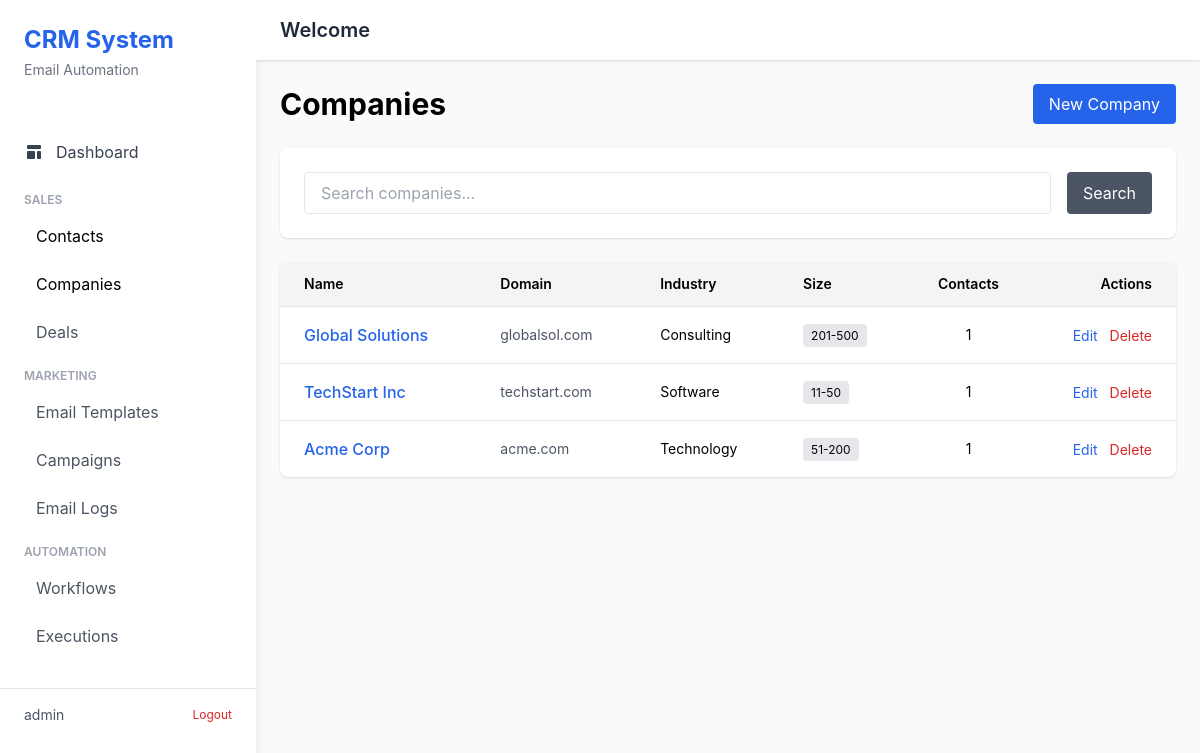
/contacts/companies/ (signed in), run on the app's committed database.
### contacts/models.py (models this page shows, shortened)
class Company(models.Model):
    name = models.CharField(max_length=255)
    domain = models.CharField(max_length=255, blank=True, null=True, unique=True)
    industry = models.CharField(max_length=100, blank=True, null=True)
    size_choices = [
        ('1-10', '1-10'),
        ('11-50', '11-50'),
        ('51-200', '51-200'),
        ('201-500', '201-500'),
        ('501-1000', '501-1000'),
        ('1000+', '1000+'),
    ]
    size = models.CharField(max_length=20, choices=size_choices, blank=True, null=True)
    created_at = models.DateTimeField(auto_now_add=True)
    updated_at = models.DateTimeField(auto_now=True)
    class Meta:
        verbose_name_plural = "Companies"
        ordering = ['-created_at']

### contacts/views.py (the view)
# urls.py: path('companies/', views.CompanyListView.as_view(), name='company_list'),
class CompanyListView(LoginRequiredMixin, ListView):
    model = Company
    template_name = 'contacts/company_list.html'
    context_object_name = 'companies'
    paginate_by = 20
    def get_queryset(self):
        from django.db.models import Count
        queryset = Company.objects.annotate(contact_count=Count('contacts'))
        search = self.request.GET.get('search', '')
        if search:
            queryset = queryset.filter(
                Q(name__icontains=search) |
                Q(domain__icontains=search)
            )
        return queryset.order_by('-created_at')

### templates/contacts/company_list.html (shortened to what this page needs)
{% extends "base.html" %}
{% load static %}
{% block content %}
<div class="space-y-6">
    <div class="flex justify-between items-center">
        <h1 class="text-3xl font-bold">Companies</h1>
        <a href="{% url 'contacts:company_create' %}" class="px-4 py-2 bg-blue-600 text-white rounded hover:bg-blue-700">
            New Company
        </a>
    </div>
    <div class="bg-white rounded-lg shadow p-6">
        <form method="get" class="flex gap-4">
            <input type="text" name="search" placeholder="Search companies..." value="{{ request.GET.search }}" class="flex-1 px-4 py-2 border rounded">
            <button type="submit" class="px-4 py-2 bg-gray-600 text-white rounded hover:bg-gray-700">
                Search
            </button>
        </form>
    </div>
    <div class="bg-white rounded-lg shadow overflow-hidden">
        <table class="w-full">
            <thead class="bg-gray-100 border-b">
                <tr>
                    <th class="px-6 py-3 text-left text-sm font-semibold">Name</th>
                    <th class="px-6 py-3 text-left text-sm font-semibold">Domain</th>
                    <th class="px-6 py-3 text-left text-sm font-semibold">Industry</th>
                    <th class="px-6 py-3 text-left text-sm font-semibold">Size</th>
                    <th class="px-6 py-3 text-center text-sm font-semibold">Contacts</th>
                    <th class="px-6 py-3 text-right text-sm font-semibold">Actions</th>
                </tr>
            </thead>
            <tbody class="divide-y">
                {% for company in object_list %}
                <tr class="hover:bg-gray-50">
                    <td class="px-6 py-4">
                        <a href="{% url 'contacts:company_detail' company.id %}" class="text-blue-600 hover:underline font-medium">
                            {{ company.name }}
                        </a>
                    </td>
                    <td class="px-6 py-4 text-sm text-gray-600">
                        {{ company.domain|default:"-" }}
                    </td>
                    <td class="px-6 py-4 text-sm">
                        {{ company.industry|default:"-" }}
                    </td>
                    <td class="px-6 py-4 text-sm">
                        <span class="px-2 py-1 bg-gray-200 rounded text-xs">
                            {{ company.get_size_display|default:"-" }}
                        </span>
                    </td>
                    <td class="px-6 py-4 text-center text-sm">
                        {{ company.contact_count }}
                    </td>
                    <td class="px-6 py-4 text-right space-x-2">
                        <a href="{% url 'contacts:company_update' company.id %}" class="text-blue-600 hover:underline text-sm">
                            Edit
                        </a>
                        <a href="{% url 'contacts:company_delete' company.id %}" class="text-red-600 hover:underline text-sm">
                            Delete
                        </a>
                    </td>
                </tr>
                {% empty %}
                <tr>
                    <td colspan="6" class="px-6 py-8 text-center text-gray-500">
                        No companies yet. <a href="{% url 'contacts:company_create' %}" class="text-blue-600 hover:underline">Create one</a>
                    </td>
                </tr>
                {% endfor %}
            </tbody>
        </table>
    </div>
</div>
{% endblock %}

### templates/base.html (shortened to what this page needs)
<!DOCTYPE html>
<html lang="en">
<head>
    <script src="https://cdn.tailwindcss.com"></script>
</head>
<body class="bg-gray-50">
    <div class="flex h-screen">
        <div class="w-64 bg-white shadow-lg overflow-y-auto">
            <div class="p-6">
                <h1 class="text-2xl font-bold text-blue-600">CRM System</h1>
                <p class="text-sm text-gray-500 mt-1">Email Automation</p>
            </div>
            <nav class="mt-6">
                <a href="{% url 'dashboard' %}" class="block px-6 py-3 {% if request.resolver_match.url_name == 'dashboard' %}sidebar-active{% else %}text-gray-700 hover:bg-gray-100{% endif %}">
                    <span class="flex items-center">
                        Dashboard
                    </span>
                </a>
                <div class="mt-4 px-6">
                    <p class="text-xs font-semibold text-gray-400 uppercase">Sales</p>
                    <a href="{% url 'contacts:contact_list' %}" class="block mt-2 px-3 py-2 rounded {% if request.resolver_match.app_name == 'contacts' %}sidebar-active{% else %}text-gray-600 hover:bg-gray-100{% endif %}">
                        Contacts
                    </a>
                    <a href="{% url 'contacts:company_list' %}" class="block mt-2 px-3 py-2 rounded {% if request.resolver_match.url_name == 'company_list' %}sidebar-active{% else %}text-gray-600 hover:bg-gray-100{% endif %}">
                        Companies
                    </a>
                    <a href="{% url 'deals:deal_list' %}" class="block mt-2 px-3 py-2 rounded {% if request.resolver_match.app_name == 'deals' %}sidebar-active{% else %}text-gray-600 hover:bg-gray-100{% endif %}">
                        Deals
                    </a>
                </div>
                <div class="mt-4 px-6">
                    <p class="text-xs font-semibold text-gray-400 uppercase">Marketing</p>
                    <a href="{% url 'emails:template_list' %}" class="block mt-2 px-3 py-2 rounded {% if request.resolver_match.url_name == 'template_list' %}sidebar-active{% else %}text-gray-600 hover:bg-gray-100{% endif %}">
                        Email Templates
                    </a>
                    <a href="{% url 'emails:campaign_list' %}" class="block mt-2 px-3 py-2 rounded {% if request.resolver_match.url_name == 'campaign_list' %}sidebar-active{% else %}text-gray-600 hover:bg-gray-100{% endif %}">
                        Campaigns
                    </a>
                    <a href="{% url 'emails:log_list' %}" class="block mt-2 px-3 py-2 rounded {% if request.resolver_match.url_name == 'log_list' %}sidebar-active{% else %}text-gray-600 hover:bg-gray-100{% endif %}">
                        Email Logs
                    </a>
                </div>
                <div class="mt-4 px-6">
                    <p class="text-xs font-semibold text-gray-400 uppercase">Automation</p>
                    <a href="{% url 'automations:workflow_list' %}" class="block mt-2 px-3 py-2 rounded {% if request.resolver_match.url_name == 'workflow_list' %}sidebar-active{% else %}text-gray-600 hover:bg-gray-100{% endif %}">
                        Workflows
                    </a>
                    <a href="{% url 'automations:execution_list' %}" class="block mt-2 px-3 py-2 rounded {% if request.resolver_match.url_name == 'execution_list' %}sidebar-active{% else %}text-gray-600 hover:bg-gray-100{% endif %}">
                        Executions
                    </a>
                </div>
            </nav>
            <div class="mt-8 px-6 border-t pt-4">
                <div class="flex items-center justify-between">
                    <span class="text-sm text-gray-600">{{ user.username }}</span>
                    <a href="{% url 'account_logout' %}" class="text-xs text-red-600 hover:text-red-700">Logout</a>
                </div>
            </div>
        </div>
        <div class="flex-1 flex flex-col overflow-hidden">
            <header class="bg-white shadow">
                <div class="px-6 py-4 flex justify-between items-center">
                    <h2 class="text-xl font-semibold text-gray-800">{% block header %}Welcome{% endblock %}</h2>
                </div>
            </header>
            <main class="flex-1 overflow-auto">
                <div class="p-6">
                    {% block content %}{% endblock %}
                </div>
            </main>
        </div>
    </div>
</body>
</html>

### templates/base.html (style rules this page uses)
body { font-family: -apple-system, BlinkMacSystemFont, 'Segoe UI', Roboto, 'Helvetica Neue', Arial, sans-serif; }
.sidebar-active { @apply bg-blue-500 text-white; }

### data on the page
Company: name "Global Solutions", domain "globalsol.com", industry "Consulting", size "201-500", contact_count "1"
Company: name "TechStart Inc", domain "techstart.com", industry "Software", size "11-50", contact_count "1"
Company: name "Acme Corp", domain "acme.com", industry "Technology", size "51-200", contact_count "1"

### other printed values
{{ user.username }} "admin"
